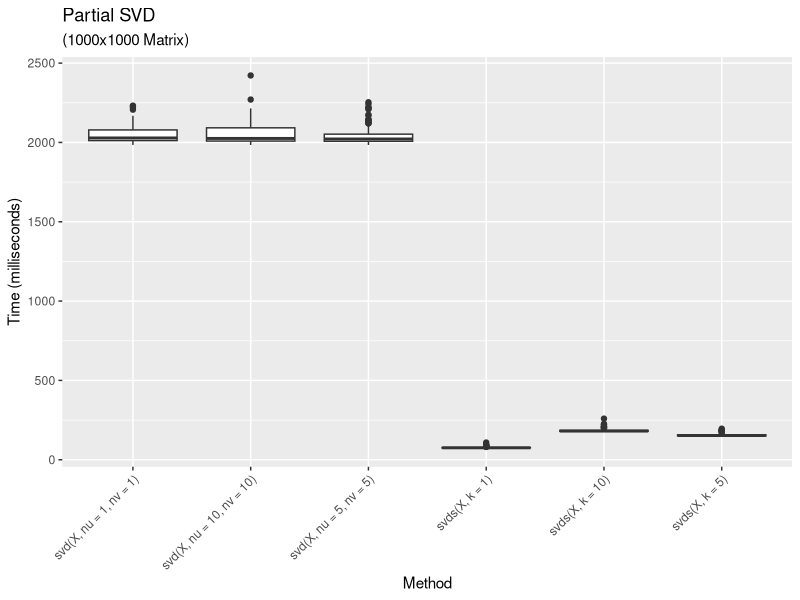
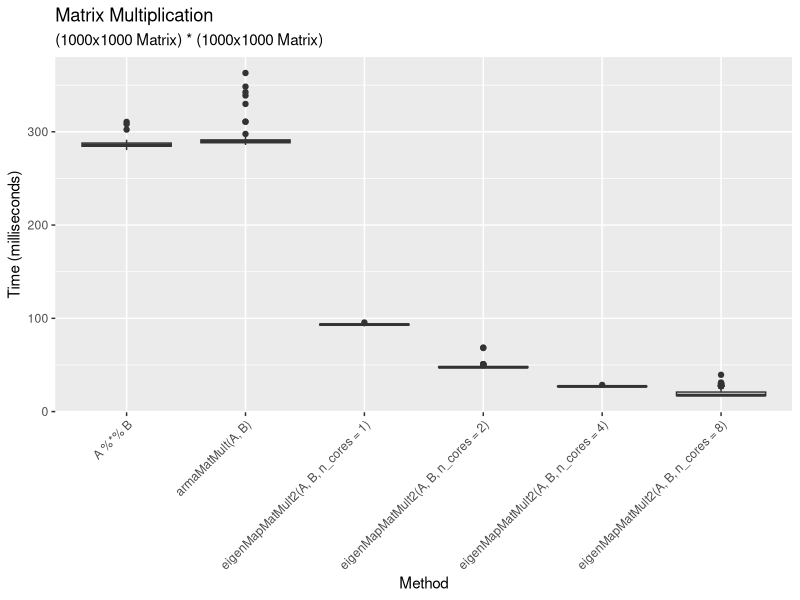

These figures' R source, in order:
library(tidyverse)


truncated_svd_dat <- read_csv("svd_benchmark.csv")

truncated_svd_plot <- truncated_svd_dat %>%
  filter(benchmark == "SVD1000") %>%
  ggplot(aes(x = expr, y = time_ms)) +
  geom_boxplot() +
  labs(x = "Method", y = "Time (milliseconds)",
       title = "Partial SVD", subtitle = "(1000x1000 Matrix)") +
  theme(axis.text.x = element_text(angle = 45, vjust = 1, hjust=1))

ggsave("truncated_svd_plot.png", truncated_svd_plot)

###

mm_dat <- read_csv("mm_benchmark.csv")

mm_plot <- mm_dat %>%
  filter(benchmark == "MM1000") %>%
  ggplot(aes(x = expr, y = time_ms)) +
  geom_boxplot() +
  labs(x = "Method", y = "Time (milliseconds)",
       title = "Matrix Multiplication", subtitle = "(1000x1000 Matrix) * (1000x1000 Matrix)") +
  theme(axis.text.x = element_text(angle = 45, vjust = 1, hjust=1))

ggsave("mm_plot.png", mm_plot)
